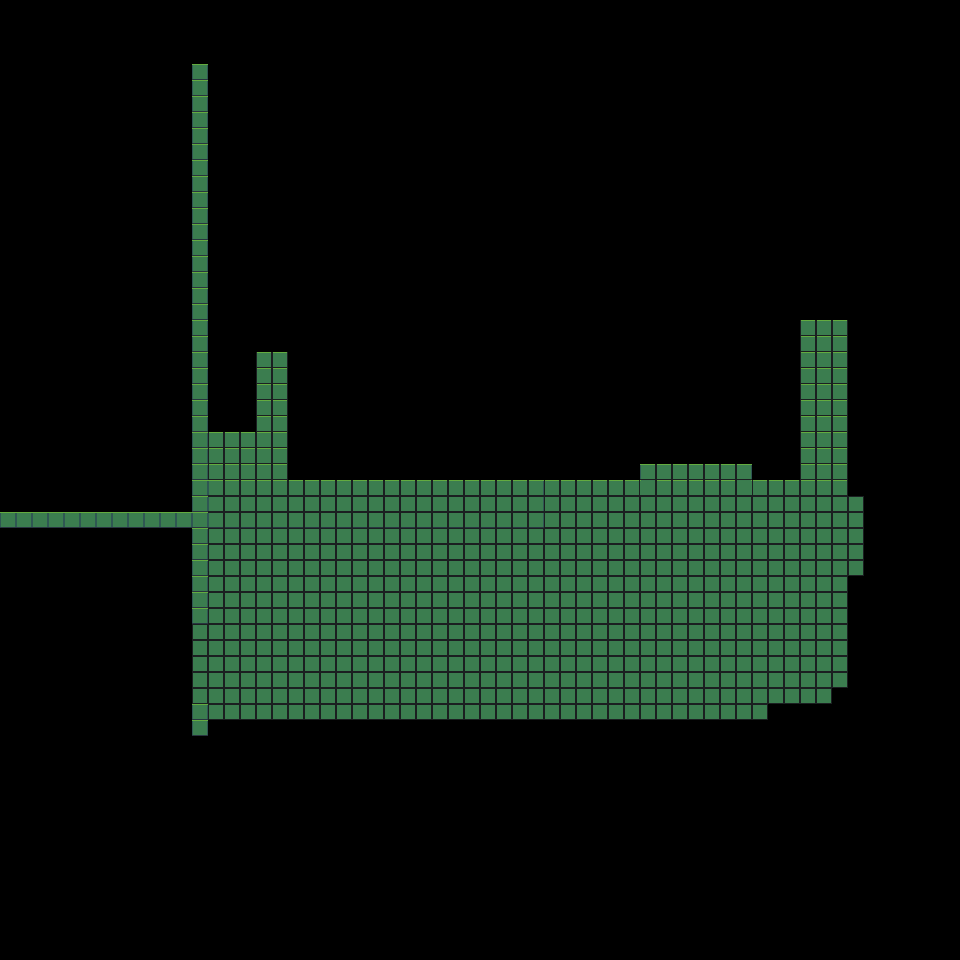

Tiled map render using the project's own tile images. Description and the map definition, with tile-layer contents summarised, below:
An orthogonal 60x60 tile map with 16x16 px tiles, 2 tile layers (Ground Layer, Wall Layer).

<map version="1.9" tiledversion="1.9.2" orientation="orthogonal" renderorder="right-down" width="60" height="60" tilewidth="16" tileheight="16" infinite="0" nextlayerid="3" nextobjectid="1">
 <tileset firstgid="1" source="Green Tileset Prototype.tsx" />
 <layer id="1" name="Ground Layer" width="60" height="60">
  <data>[3600 cells, 98 non-empty, 11 distinct tile ids]</data>
 </layer>
 <layer id="2" name="Wall Layer" width="60" height="60">
  <data>[3600 cells, 617 non-empty, 3 distinct tile ids]</data>
 </layer>
</map>
